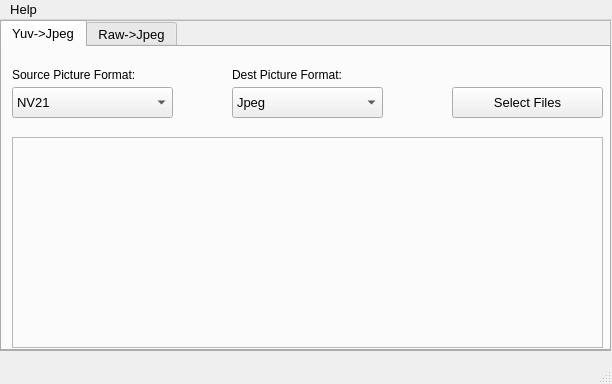
<?xml version="1.0" encoding="UTF-8"?>
<ui version="4.0">
 <class>MainWindow</class>
 <widget class="QMainWindow" name="MainWindow">
  <property name="enabled">
   <bool>true</bool>
  </property>
  <property name="geometry">
   <rect>
    <x>0</x>
    <y>0</y>
    <width>612</width>
    <height>384</height>
   </rect>
  </property>
  <property name="maximumSize">
   <size>
    <width>612</width>
    <height>384</height>
   </size>
  </property>
  <property name="windowTitle">
   <string>MainWindow</string>
  </property>
  <widget class="QWidget" name="centralWidget">
   <widget class="QFrame" name="frame">
    <property name="geometry">
     <rect>
      <x>0</x>
      <y>0</y>
      <width>611</width>
      <height>331</height>
     </rect>
    </property>
    <property name="frameShape">
     <enum>QFrame::StyledPanel</enum>
    </property>
    <property name="frameShadow">
     <enum>QFrame::Raised</enum>
    </property>
    <widget class="QTabWidget" name="tabWidget">
     <property name="enabled">
      <bool>true</bool>
     </property>
     <property name="geometry">
      <rect>
       <x>0</x>
       <y>0</y>
       <width>611</width>
       <height>331</height>
      </rect>
     </property>
     <property name="font">
      <font>
       <pointsize>10</pointsize>
      </font>
     </property>
     <property name="currentIndex">
      <number>0</number>
     </property>
     <property name="iconSize">
      <size>
       <width>16</width>
       <height>16</height>
      </size>
     </property>
     <widget class="QWidget" name="tab">
      <attribute name="title">
       <string>Yuv-&gt;Jpeg</string>
      </attribute>
      <widget class="QComboBox" name="SrcFormatCombo">
       <property name="geometry">
        <rect>
         <x>10</x>
         <y>40</y>
         <width>161</width>
         <height>31</height>
        </rect>
       </property>
       <item>
        <property name="text">
         <string>NV21</string>
        </property>
       </item>
       <item>
        <property name="text">
         <string>NV12</string>
        </property>
       </item>
       <item>
        <property name="text">
         <string>NV16</string>
        </property>
       </item>
       <item>
        <property name="text">
         <string>NV61</string>
        </property>
       </item>
       <item>
        <property name="text">
         <string>YV12</string>
        </property>
       </item>
       <item>
        <property name="text">
         <string>YV21</string>
        </property>
       </item>
      </widget>
      <widget class="QLabel" name="label">
       <property name="geometry">
        <rect>
         <x>10</x>
         <y>20</y>
         <width>151</width>
         <height>16</height>
        </rect>
       </property>
       <property name="font">
        <font>
         <pointsize>9</pointsize>
        </font>
       </property>
       <property name="text">
        <string>Source Picture Format: </string>
       </property>
      </widget>
      <widget class="QLabel" name="label_2">
       <property name="geometry">
        <rect>
         <x>230</x>
         <y>20</y>
         <width>151</width>
         <height>16</height>
        </rect>
       </property>
       <property name="font">
        <font>
         <pointsize>9</pointsize>
        </font>
       </property>
       <property name="text">
        <string>Dest Picture Format: </string>
       </property>
      </widget>
      <widget class="QComboBox" name="DestFormatCombo">
       <property name="geometry">
        <rect>
         <x>230</x>
         <y>40</y>
         <width>151</width>
         <height>31</height>
        </rect>
       </property>
       <item>
        <property name="text">
         <string>Jpeg</string>
        </property>
       </item>
      </widget>
      <widget class="QPushButton" name="selectFileBtn">
       <property name="geometry">
        <rect>
         <x>450</x>
         <y>40</y>
         <width>151</width>
         <height>31</height>
        </rect>
       </property>
       <property name="text">
        <string>Select Files</string>
       </property>
      </widget>
      <widget class="QFrame" name="yuvPattern">
       <property name="geometry">
        <rect>
         <x>10</x>
         <y>90</y>
         <width>591</width>
         <height>211</height>
        </rect>
       </property>
       <property name="frameShape">
        <enum>QFrame::StyledPanel</enum>
       </property>
       <property name="frameShadow">
        <enum>QFrame::Raised</enum>
       </property>
       <property name="lineWidth">
        <number>5</number>
       </property>
       <widget class="QLabel" name="yuvLabelPic">
        <property name="geometry">
         <rect>
          <x>0</x>
          <y>0</y>
          <width>591</width>
          <height>201</height>
         </rect>
        </property>
        <property name="text">
         <string/>
        </property>
       </widget>
      </widget>
     </widget>
     <widget class="QWidget" name="tab_2">
      <property name="enabled">
       <bool>false</bool>
      </property>
      <attribute name="title">
       <string>Raw-&gt;Jpeg</string>
      </attribute>
     </widget>
    </widget>
   </widget>
  </widget>
  <widget class="QMenuBar" name="menuBar">
   <property name="geometry">
    <rect>
     <x>0</x>
     <y>0</y>
     <width>612</width>
     <height>29</height>
    </rect>
   </property>
   <property name="font">
    <font>
     <pointsize>10</pointsize>
    </font>
   </property>
   <widget class="QMenu" name="menuFile">
    <property name="font">
     <font>
      <pointsize>10</pointsize>
     </font>
    </property>
    <property name="title">
     <string>Help</string>
    </property>
    <addaction name="actionOpen"/>
   </widget>
   <addaction name="menuFile"/>
  </widget>
  <widget class="QStatusBar" name="statusBar">
   <property name="inputMethodHints">
    <set>Qt::ImhDate|Qt::ImhTime</set>
   </property>
  </widget>
  <action name="actionOpen">
   <property name="text">
    <string>About</string>
   </property>
   <property name="font">
    <font>
     <pointsize>10</pointsize>
    </font>
   </property>
  </action>
  <action name="actionNV21_Jpeg">
   <property name="text">
    <string>NV21-&gt;Jpeg</string>
   </property>
  </action>
 </widget>
 <layoutdefault spacing="6" margin="11"/>
 <resources/>
 <connections/>
</ui>
